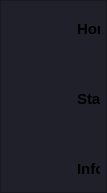
        <widget class="QFrame" name="left_menu_frame">
         <property name="minimumSize">
          <size>
           <width>0</width>
           <height>0</height>
          </size>
         </property>
         <property name="maximumSize">
          <size>
           <width>107</width>
           <height>16777215</height>
          </size>
         </property>
         <property name="styleSheet">
          <string notr="true">background-color:#1f2029;
border-right-color: rgb(173, 173, 173);
border-right: 1 solid rgb(173, 173, 173);
</string>
         </property>
         <property name="frameShape">
          <enum>QFrame::StyledPanel</enum>
         </property>
         <property name="frameShadow">
          <enum>QFrame::Raised</enum>
         </property>
         <layout class="QHBoxLayout" name="horizontalLayout_9">
          <property name="spacing">
           <number>0</number>
          </property>
          <property name="leftMargin">
           <number>0</number>
          </property>
          <property name="topMargin">
           <number>5</number>
          </property>
          <property name="rightMargin">
           <number>6</number>
          </property>
          <property name="bottomMargin">
           <number>0</number>
          </property>
          <item alignment="Qt::AlignLeft">
           <widget class="QFrame" name="size_grip_2">
            <property name="styleSheet">
             <string notr="true">border: none;</string>
            </property>
            <property name="frameShape">
             <enum>QFrame::StyledPanel</enum>
            </property>
            <property name="frameShadow">
             <enum>QFrame::Raised</enum>
            </property>
           </widget>
          </item>
          <item alignment="Qt::AlignVCenter">
           <widget class="QFrame" name="menu_frame">
            <property name="minimumSize">
             <size>
              <width>0</width>
              <height>0</height>
             </size>
            </property>
            <property name="maximumSize">
             <size>
              <width>46</width>
              <height>16777215</height>
             </size>
            </property>
            <property name="styleSheet">
             <string notr="true">border: none;</string>
            </property>
            <property name="frameShape">
             <enum>QFrame::StyledPanel</enum>
            </property>
            <property name="frameShadow">
             <enum>QFrame::Raised</enum>
            </property>
            <layout class="QGridLayout" name="gridLayout">
             <property name="leftMargin">
              <number>0</number>
             </property>
             <property name="topMargin">
              <number>0</number>
             </property>
             <property name="rightMargin">
              <number>0</number>
             </property>
             <property name="bottomMargin">
              <number>0</number>
             </property>
             <property name="horizontalSpacing">
              <number>0</number>
             </property>
             <property name="verticalSpacing">
              <number>24</number>
             </property>
             <item row="0" column="0" alignment="Qt::AlignLeft">
              <widget class="QPushButton" name="home_icon_button">
               <property name="minimumSize">
                <size>
                 <width>50</width>
                 <height>46</height>
                </size>
               </property>
               <property name="styleSheet">
                <string notr="true">border: none;</string>
               </property>
               <property name="text">
                <string/>
               </property>
               <property name="icon">
                <iconset resource="resource2.qrc">
                 <normaloff>:/icons/feather/mauve/home.svg</normaloff>:/icons/feather/mauve/home.svg</iconset>
               </property>
               <property name="iconSize">
                <size>
                 <width>32</width>
                 <height>32</height>
                </size>
               </property>
              </widget>
             </item>
             <item row="2" column="0" alignment="Qt::AlignLeft">
              <widget class="QPushButton" name="infos_icon_button">
               <property name="minimumSize">
                <size>
                 <width>50</width>
                 <height>46</height>
                </size>
               </property>
               <property name="text">
                <string/>
               </property>
               <property name="icon">
                <iconset resource="resource2.qrc">
                 <normaloff>:/icons/feather/mauve/info.svg</normaloff>:/icons/feather/mauve/info.svg</iconset>
               </property>
               <property name="iconSize">
                <size>
                 <width>32</width>
                 <height>32</height>
                </size>
               </property>
              </widget>
             </item>
             <item row="1" column="0" alignment="Qt::AlignLeft">
              <widget class="QPushButton" name="statistic_icon_button">
               <property name="minimumSize">
                <size>
                 <width>50</width>
                 <height>46</height>
                </size>
               </property>
               <property name="text">
                <string/>
               </property>
               <property name="icon">
                <iconset resource="resource2.qrc">
                 <normaloff>:/icons/feather/mauve/activity.svg</normaloff>:/icons/feather/mauve/activity.svg</iconset>
               </property>
               <property name="iconSize">
                <size>
                 <width>32</width>
                 <height>32</height>
                </size>
               </property>
              </widget>
             </item>
             <item row="0" column="1" alignment="Qt::AlignLeft">
              <widget class="QLabel" name="home_label">
               <property name="minimumSize">
                <size>
                 <width>91</width>
                 <height>0</height>
                </size>
               </property>
               <property name="font">
                <font>
                 <pointsize>11</pointsize>
                 <weight>75</weight>
                 <bold>true</bold>
                </font>
               </property>
               <property name="styleSheet">
                <string notr="true">border-right: none;</string>
               </property>
               <property name="text">
                <string>Home</string>
               </property>
               <property name="margin">
                <number>5</number>
               </property>
              </widget>
             </item>
             <item row="1" column="1" alignment="Qt::AlignLeft">
              <widget class="QLabel" name="statistic_label">
               <property name="minimumSize">
                <size>
                 <width>91</width>
                 <height>0</height>
                </size>
               </property>
               <property name="font">
                <font>
                 <pointsize>11</pointsize>
                 <weight>75</weight>
                 <bold>true</bold>
                </font>
               </property>
               <property name="text">
                <string>Statistics</string>
               </property>
               <property name="margin">
                <number>5</number>
               </property>
              </widget>
             </item>
             <item row="2" column="1" alignment="Qt::AlignLeft">
              <widget class="QLabel" name="infos_label">
               <property name="minimumSize">
                <size>
                 <width>91</width>
                 <height>0</height>
                </size>
               </property>
               <property name="font">
                <font>
                 <family>MS Shell Dlg 2</family>
                 <pointsize>11</pointsize>
                 <weight>75</weight>
                 <bold>true</bold>
                </font>
               </property>
               <property name="text">
                <string>Infos</string>
               </property>
               <property name="margin">
                <number>5</number>
               </property>
              </widget>
             </item>
            </layout>
            <zorder>home_label</zorder>
            <zorder>statistic_label</zorder>
            <zorder>infos_label</zorder>
            <zorder>home_icon_button</zorder>
            <zorder>statistic_icon_button</zorder>
            <zorder>infos_icon_button</zorder>
           </widget>
          </item>
         </layout>
        </widget>
